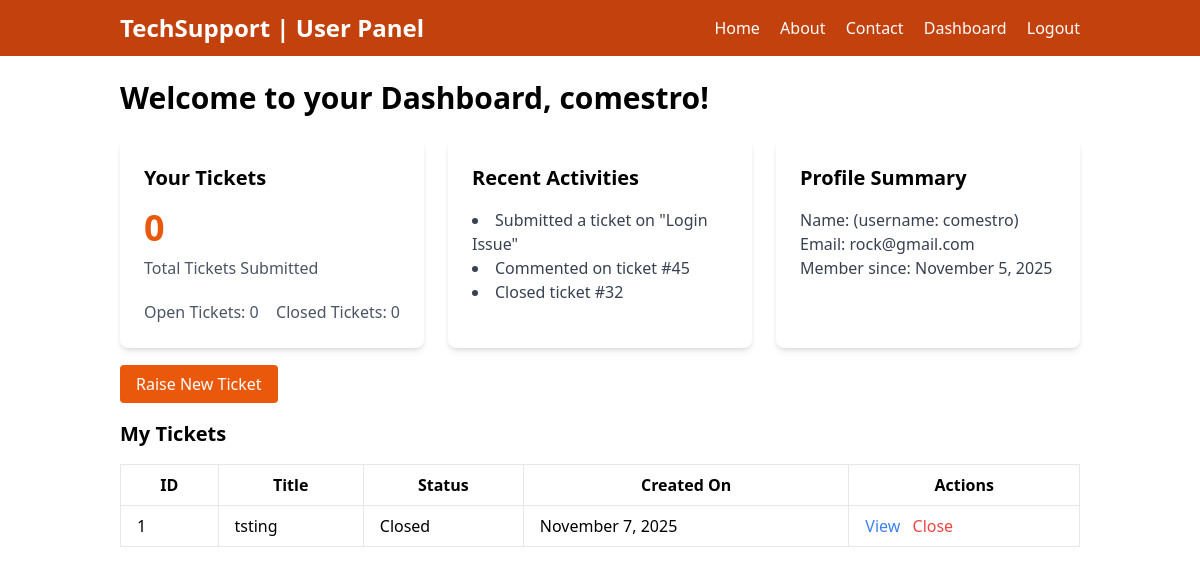
Page /user/dashboard/ (signed in) on the earlier database version.
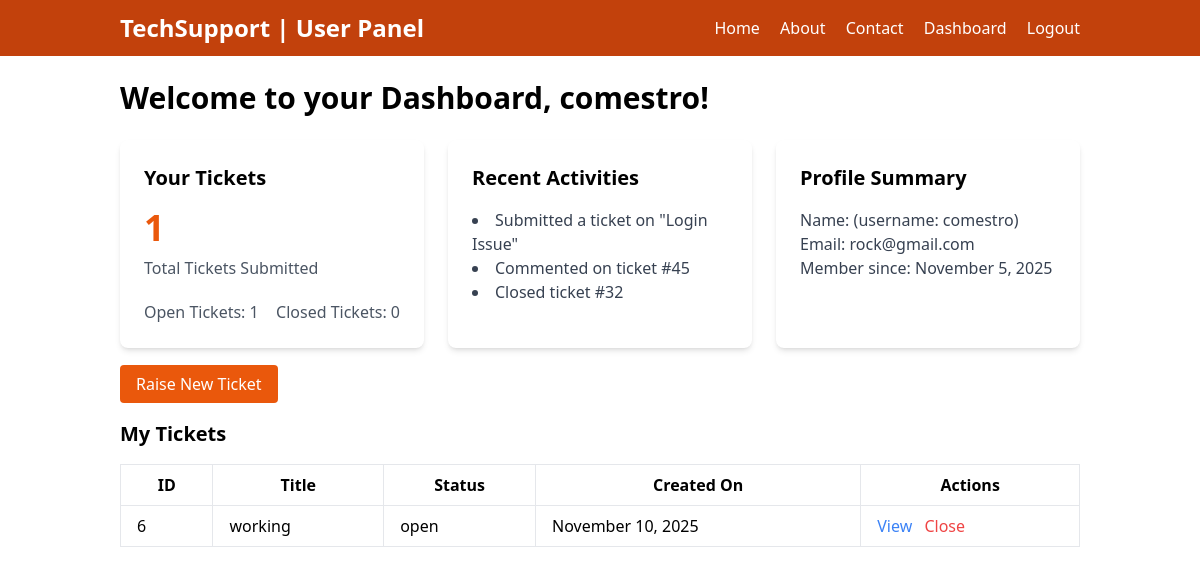
Same page on the later database version.
### tsm/models.py (models this page shows)
class SupportTicket(models.Model):
    title = models.CharField(max_length=200)
    description = models.TextField()
    created_at = models.DateTimeField(auto_now_add=True)
    updated_at = models.DateTimeField(auto_now=True)
    status = models.CharField(max_length=50, choices=(("open","open"),("in_progress","in_progress"),("closed","closed")))
    created_by = models.ForeignKey(User, on_delete=models.CASCADE, related_name='created_tickets')
    assigned_to = models.ForeignKey(User, on_delete=models.CASCADE, related_name='assigned_tickets', null=True, blank=True)

### tsm/userView.py (the view)
# urls.py: path("user/dashboard/", userDashboard, name="user_dashboard"),
def userDashboard(request):
    countTicket = {
        'openTicket': SupportTicket.objects.filter(status='open', created_by=request.user).count(),
        "closedTicket": SupportTicket.objects.filter(status='closed',created_by=request.user).count(),
        "myTickets": SupportTicket.objects.filter(created_by=request.user)
    }
    return render(request, 'user/userdashboard.html', countTicket)

### tsm/templates/user/userDashboard.html
{% extends "user/userbase.html" %}
{% block content %}
    <div class="px-[10%] py-6 space-y-6">
        <h2 class="text-3xl font-semibold">Welcome to your Dashboard, {{ request.user.username }}!</h2>
        <div class="grid grid-cols-1 md:grid-cols-3 gap-6">
            <div class="bg-white p-6 rounded-lg shadow-md">
                <h3 class="text-xl font-semibold mb-4">Your Tickets</h3>
                <p class="text-4xl font-bold text-orange-600">{{openTicket|add:closedTicket}}</p>
                <p class="text-gray-600 mt-2">Total Tickets Submitted</p>
                <div class="flex justify-between mt-4">
                    <p class="text-gray-600 mt-1">Open Tickets: {{openTicket}}</p>
                    <p class="text-gray-600 mt-1">Closed Tickets: {{closedTicket}}</p>
                </div>
            </div>
            <div class="bg-white p-6 rounded-lg shadow-md">
                <h3 class="text-xl font-semibold mb-4">Recent Activities</h3>
                <ul class="list-disc list-inside text-gray-700">
                    <li>Submitted a ticket on "Login Issue"</li>
                    <li>Commented on ticket #45</li>
                    <li>Closed ticket #32</li>
                </ul>
            </div>
            <div class="bg-white p-6 rounded-lg shadow-md">
                <h3 class="text-xl font-semibold mb-4">Profile Summary</h3>
                <p class="text-gray-700">Name: {{ request.user.first_name }} {{ request.user.last_name }} (username: {{request.user.username}})</p>
                <p class="text-gray-700">Email: {{ request.user.email }}</p>
                <p class="text-gray-700">Member since: {{ request.user.date_joined|date:"F j, Y" }}</p>
            </div>
        </div>
        <div class="mt-6">
            <a href="{% url 'raise_ticket' %}" class="bg-orange-600 text-white px-4 py-2 rounded hover:bg-orange-700">Raise New Ticket</a>
        </div>
            <div class="w-full">
                <h3 class="text-xl font-semibold mb-4">My Tickets</h3>
                <table class="min-w-full bg-white">
                    <thead>
                        <tr>
                            <th class="py-2 px-4 border">ID</th>
                            <th class="py-2 px-4 border">Title</th>
                            <th class="py-2 px-4 border">Status</th>
                            <th class="py-2 px-4 border">Created On</th>
                            <th class="py-2 px-4 border">Actions</th>
                        </tr>
                    </thead>
                    <tbody>
                        {% for ticket in myTickets %}
                        <tr>
                            <td class="py-2 px-4 border">{{ ticket.id }}</td>
                            <td class="py-2 px-4 border">{{ ticket.title }}</td>
                            <td class="py-2 px-4 border">{{ ticket.status }}</td>
                            <td class="py-2 px-4 border">{{ ticket.created_at|date:"F j, Y" }}</td>
                            <td class="py-2 px-4 border">
                                <a href="{% url 'view_ticket' ticket.id %}" class="text-blue-500 hover:underline">View</a>
                                {% if ticket.status != 'closed'  %}
                                <a href="{% url 'close_ticket' ticket.id %}" class="text-red-500 hover:underline ml-2">Close</a>
                                {% endif %}
                            </td>
                        </tr>
                        {% endfor %}
                    </tbody>
                </table>
                </div>
    </div>
{% endblock %}

### tsm/templates/user/userbase.html (shortened to what this page needs)
<!DOCTYPE html>
<html lang="en">
<head>
    <script src="https://cdn.tailwindcss.com"></script>
</head>
<body>
     <div class="flex flex-1 bg-orange-700 text-white px-[10%] items-center py-3">
        <h1 class="text-2xl font-bold">TechSupport | User Panel</h1>
        <div class="ml-auto space-x-4">
            <a href="" class="hover:underline">Home</a>
            <a href="" class="hover:underline">About</a>
            <a href="" class="hover:underline">Contact</a>
            {% if request.user.is_authenticated %}
                <a href="" class="hover:underline">Dashboard</a>
                <form action="{% url 'logout' %}" href="" class="hover:underline inline">
                    <button class="inline" type="submit">Logout</button>
                </form>
            {% else %}
                <a href="{% url 'login' %}" class="hover:underline">Login</a>
                <a href="{% url 'register' %}" class="hover:underline">Register</a>
            {% endif %}
     </div>
</div>
     {% block content %}
     {% endblock %}
</body>
</html>

Differences in the rows shown:
removed SupportTicket: id "1", title "tsting", status "Closed", created_at "November 7, 2025"
added SupportTicket: id "6", title "working", status "open", created_at "November 10, 2025", shows "Close"
Other differences:
{{ openTicket|add:closedTicket }}: "0" → "1"
{{ openTicket }}: "0" → "1"
